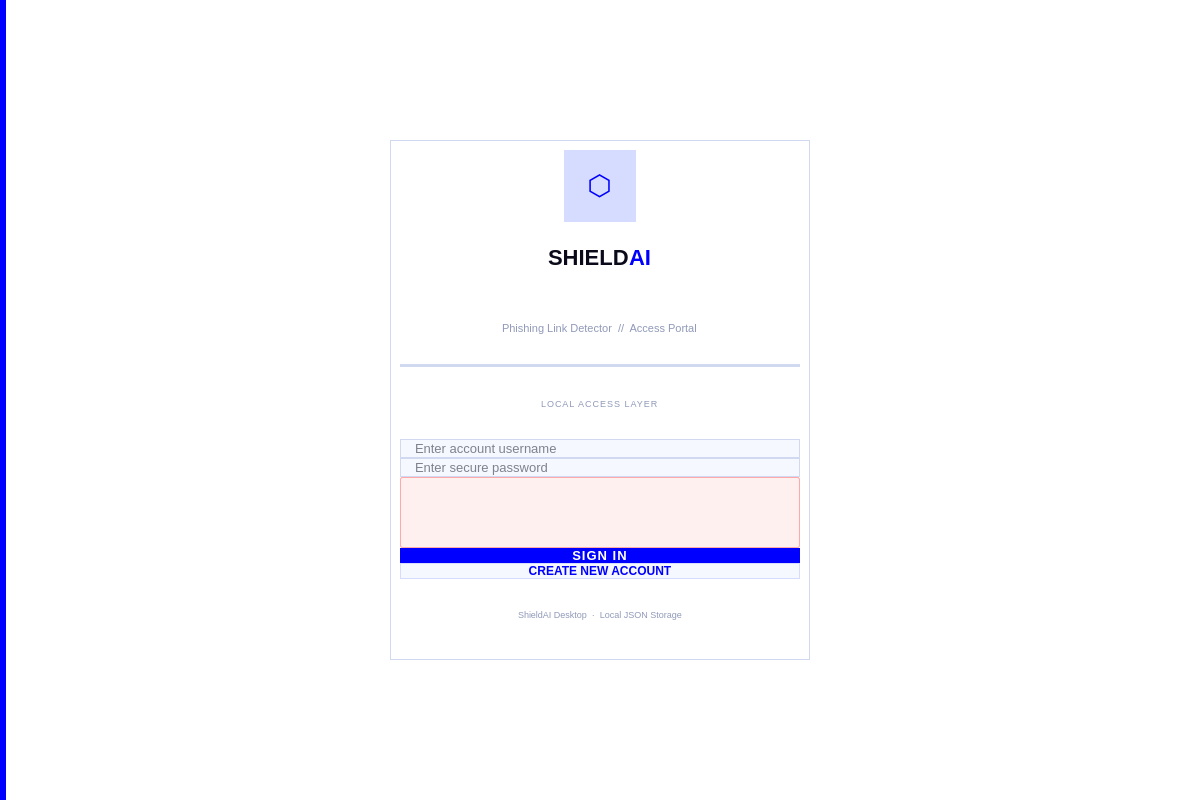
<?xml version="1.0" encoding="UTF-8"?>
<ui version="4.0">
 <class>LoginWindow</class>
 <widget class="QWidget" name="LoginWindow">
  <property name="geometry">
   <rect>
    <x>0</x>
    <y>0</y>
    <width>1200</width>
    <height>800</height>
   </rect>
  </property>
  <property name="minimumSize">
   <size>
    <width>900</width>
    <height>640</height>
   </size>
  </property>
  <property name="windowTitle">
   <string>ShieldAI — Phishing Detector</string>
  </property>
  <property name="styleSheet">
   <string notr="true">QWidget#LoginWindow {
    background-color: #FFFFFF;
}</string>
  </property>

  <!-- Blue left accent bar -->
  <widget class="QFrame" name="accentBar">
   <property name="geometry">
    <rect>
     <x>0</x>
     <y>0</y>
     <width>6</width>
     <height>800</height>
    </rect>
   </property>
   <property name="styleSheet">
    <string notr="true">QFrame { background-color: #0000FF; border: none; }</string>
   </property>
  </widget>

  <!-- Centered login card -->
  <widget class="QFrame" name="loginCard">
   <property name="geometry">
    <rect>
     <x>390</x>
     <y>140</y>
     <width>420</width>
     <height>520</height>
    </rect>
   </property>
   <property name="styleSheet">
    <string notr="true">QFrame#loginCard {
    background-color: #FFFFFF;
    border: 1px solid #D1D9F0;
}</string>
   </property>
   <property name="frameShape">
    <enum>QFrame::StyledPanel</enum>
   </property>

   <layout class="QVBoxLayout" name="cardLayout">
    <property name="spacing">
     <number>0</number>
    </property>
    <property name="contentsMargins">
     <number>32</number>
     <number>44</number>
     <number>32</number>
     <number>24</number>
    </property>

    <!-- Icon background -->
    <item alignment="Qt::AlignHCenter">
     <widget class="QFrame" name="iconFrame">
      <property name="minimumSize">
       <size>
        <width>72</width>
        <height>72</height>
       </size>
      </property>
      <property name="maximumSize">
       <size>
        <width>72</width>
        <height>72</height>
       </size>
      </property>
      <property name="styleSheet">
       <string notr="true">QFrame#iconFrame {
    background-color: #D6DCFF;
    border: none;
}</string>
      </property>
      <layout class="QVBoxLayout">
       <item alignment="Qt::AlignCenter">
        <widget class="QLabel" name="iconLabel">
         <property name="text">
          <string>⬡</string>
         </property>
         <property name="alignment">
          <set>Qt::AlignCenter</set>
         </property>
         <property name="styleSheet">
          <string notr="true">QLabel {
    background-color: transparent;
    color: #0000FF;
    font-family: "Courier New";
    font-size: 28px;
    font-weight: bold;
    border: none;
}</string>
         </property>
        </widget>
       </item>
      </layout>
     </widget>
    </item>

    <!-- Brand name row -->
    <item alignment="Qt::AlignHCenter">
     <widget class="QWidget" name="brandRow">
      <layout class="QHBoxLayout">
       <property name="spacing">
        <number>0</number>
       </property>
       <property name="contentsMargins">
        <number>0</number>
        <number>10</number>
        <number>0</number>
        <number>0</number>
       </property>
       <item>
        <widget class="QLabel" name="brandShield">
         <property name="text">
          <string>SHIELD</string>
         </property>
         <property name="styleSheet">
          <string notr="true">QLabel {
    color: #0A0A1A;
    font-family: "Courier New";
    font-size: 22px;
    font-weight: bold;
    background: transparent;
    border: none;
}</string>
         </property>
        </widget>
       </item>
       <item>
        <widget class="QLabel" name="brandAI">
         <property name="text">
          <string>AI</string>
         </property>
         <property name="styleSheet">
          <string notr="true">QLabel {
    color: #0000FF;
    font-family: "Courier New";
    font-size: 22px;
    font-weight: bold;
    background: transparent;
    border: none;
}</string>
         </property>
        </widget>
       </item>
      </layout>
     </widget>
    </item>

    <!-- Subtitle -->
    <item alignment="Qt::AlignHCenter">
     <widget class="QLabel" name="subtitleLabel">
      <property name="text">
       <string>Phishing Link Detector  //  Access Portal</string>
      </property>
      <property name="styleSheet">
       <string notr="true">QLabel {
    color: #9099B8;
    font-family: "Segoe UI";
    font-size: 8pt;
    background: transparent;
    border: none;
}</string>
      </property>
     </widget>
    </item>

    <!-- Separator -->
    <item>
     <widget class="QFrame" name="separator1">
      <property name="styleSheet">
       <string notr="true">QFrame { background-color: #D1D9F0; border: none; }</string>
      </property>
      <property name="frameShape">
       <enum>QFrame::HLine</enum>
      </property>
      <property name="minimumHeight">
       <number>18</number>
      </property>
     </widget>
    </item>

    <!-- Local access label -->
    <item alignment="Qt::AlignHCenter">
     <widget class="QLabel" name="localAccessLabel">
      <property name="text">
       <string>LOCAL ACCESS LAYER</string>
      </property>
      <property name="styleSheet">
       <string notr="true">QLabel {
    color: #9099B8;
    font-family: "Courier New";
    font-size: 7pt;
    background: transparent;
    border: none;
    letter-spacing: 1px;
}</string>
      </property>
     </widget>
    </item>

    <!-- Username field -->
    <item>
     <widget class="QLineEdit" name="usernameInput">
      <property name="placeholderText">
       <string>Enter account username</string>
      </property>
      <property name="minimumHeight">
       <number>44</number>
      </property>
      <property name="styleSheet">
       <string notr="true">QLineEdit {
    background-color: #F5F8FF;
    border: 1px solid #D1D9F0;
    color: #0A0A1A;
    font-family: "Segoe UI";
    font-size: 10pt;
    padding: 0 12px;
}
QLineEdit:focus {
    border: 1px solid #0000FF;
}
QLineEdit::placeholder {
    color: #9099B8;
}</string>
      </property>
     </widget>
    </item>

    <!-- Password field -->
    <item>
     <widget class="QLineEdit" name="passwordInput">
      <property name="placeholderText">
       <string>Enter secure password</string>
      </property>
      <property name="echoMode">
       <enum>QLineEdit::Password</enum>
      </property>
      <property name="minimumHeight">
       <number>44</number>
      </property>
      <property name="styleSheet">
       <string notr="true">QLineEdit {
    background-color: #F5F8FF;
    border: 1px solid #D1D9F0;
    color: #0A0A1A;
    font-family: "Segoe UI";
    font-size: 10pt;
    padding: 0 12px;
}
QLineEdit:focus {
    border: 1px solid #0000FF;
}
QLineEdit::placeholder {
    color: #9099B8;
}</string>
      </property>
     </widget>
    </item>

    <!-- Toast / message label -->
    <item>
     <widget class="QLabel" name="toastLabel">
      <property name="text">
       <string/>
      </property>
      <property name="visible">
       <bool>false</bool>
      </property>
      <property name="wordWrap">
       <bool>true</bool>
      </property>
      <property name="styleSheet">
       <string notr="true">QLabel {
    background-color: #FFF0F0;
    border: 1px solid #FFAAAA;
    color: #CC0000;
    font-family: "Segoe UI";
    font-size: 9pt;
    padding: 8px;
    border-radius: 2px;
}</string>
      </property>
     </widget>
    </item>

    <!-- Sign In button -->
    <item>
     <widget class="QPushButton" name="signInButton">
      <property name="text">
       <string>SIGN IN</string>
      </property>
      <property name="minimumHeight">
       <number>46</number>
      </property>
      <property name="cursor">
       <cursorShape>PointingHandCursor</cursorShape>
      </property>
      <property name="styleSheet">
       <string notr="true">QPushButton {
    background-color: #0000FF;
    color: #FFFFFF;
    font-family: "Courier New";
    font-size: 10pt;
    font-weight: bold;
    border: none;
    letter-spacing: 1px;
}
QPushButton:hover {
    background-color: #3333FF;
}
QPushButton:pressed {
    background-color: #0000CC;
}</string>
      </property>
     </widget>
    </item>

    <!-- Create Account button -->
    <item>
     <widget class="QPushButton" name="createAccountButton">
      <property name="text">
       <string>CREATE NEW ACCOUNT</string>
      </property>
      <property name="minimumHeight">
       <number>42</number>
      </property>
      <property name="cursor">
       <cursorShape>PointingHandCursor</cursorShape>
      </property>
      <property name="styleSheet">
       <string notr="true">QPushButton {
    background-color: #F5F8FF;
    color: #0000FF;
    font-family: "Segoe UI";
    font-size: 9pt;
    font-weight: bold;
    border: 1px solid #D6DCFF;
}
QPushButton:hover {
    background-color: #D6DCFF;
    color: #3333FF;
}
QPushButton:pressed {
    background-color: #C0CAFF;
}</string>
      </property>
     </widget>
    </item>

    <!-- Footer -->
    <item alignment="Qt::AlignHCenter">
     <widget class="QLabel" name="footerLabel">
      <property name="text">
       <string>ShieldAI Desktop  ·  Local JSON Storage</string>
      </property>
      <property name="styleSheet">
       <string notr="true">QLabel {
    color: #9099B8;
    font-family: "Segoe UI";
    font-size: 7pt;
    background: transparent;
    border: none;
}</string>
      </property>
     </widget>
    </item>

   </layout>
  </widget>

 </widget>
 <resources/>
 <connections/>
</ui>
